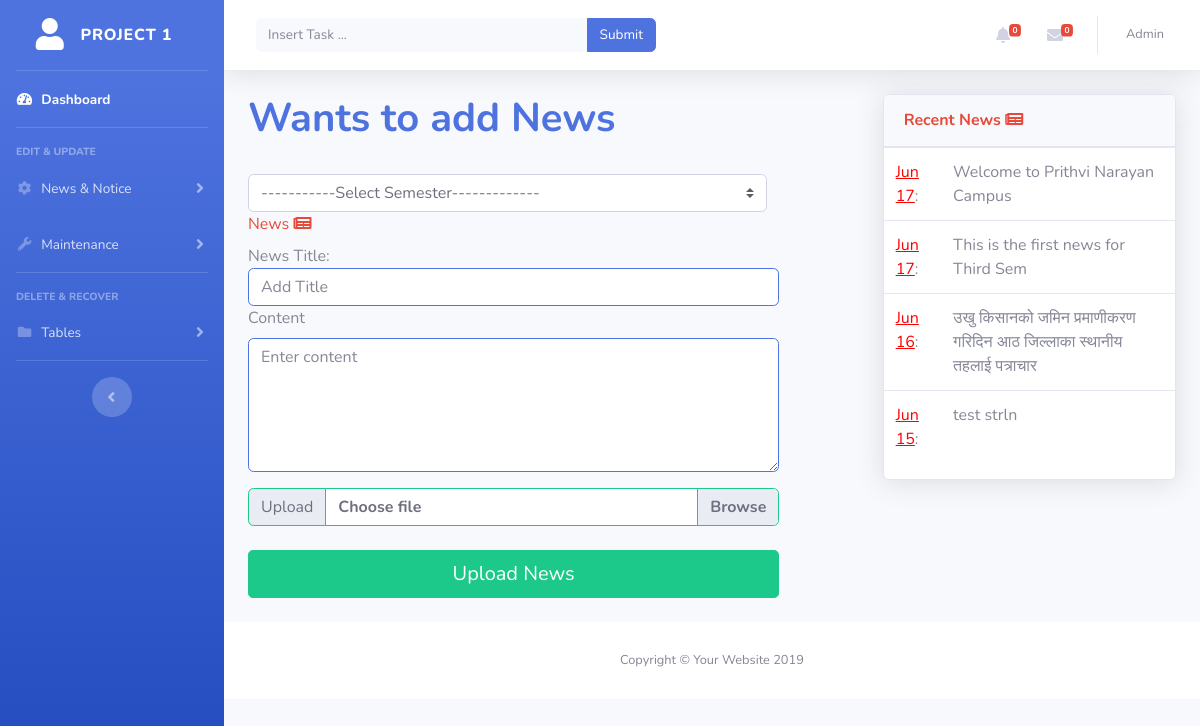
Screenshot of /admin_panel/addNews.php (signed in) with the database file from the repository.
### tables this page shows
CREATE TABLE `news_table` (
  `news_id` int(11) NOT NULL,
  `title` longtext NOT NULL,
  `content` longtext NOT NULL,
  `semester` varchar(255) NOT NULL,
  `date` timestamp NOT NULL DEFAULT current_timestamp() ON UPDATE current_timestamp(),
  `file` varchar(255) DEFAULT NULL,
  `value` int(11) NOT NULL
);

### admin_panel/addNews.php (the view, shortened to what this page needs)
<?php include"includes/header.php";
include"includes/config.php";
?>
<div class="container">
  <div class="row">
    <?php if(isset($_GET['EditNews'])){
      $id = $_GET['id'];
      $sql = "SELECT * FROM `news_table` WHERE news_id = $id and value=1";
            $result = mysqli_query($conn, $sql);
            $news = mysqli_fetch_all($result, MYSQLI_ASSOC);
     ?>
     <?php foreach($news as $news) ?>
    <div class="col-md-7">
    <h1 class="font-weight-bold text-primary" style="">Wants to Edit News</h1><br>
    <form enctype="multipart/form-data" action="<?php echo htmlspecialchars($_SERVER['PHP_SELF']);?>" method="post">
                <div class="form-group">
                  <input type="hidden" name="id" value="<?php echo $id; ?>">
                    <div class="form-check form-check-inline col-md-12">
                        <select class="custom-select none" name="semester"id="semester">
                        <option value="<?php echo $news['semester']; ?>" selected><?php echo $news['semester']; ?></option>
                                  <?php
                        include "includes/config.php";
                                $sql = "SELECT * FROM semester where value=1";
                                $result = mysqli_query($conn, $sql);
                                if(mysqli_num_rows($result)>0) {
                                  while($row=mysqli_fetch_array($result)) {
                                    $sem_id = $row['sem_id'];
                                   $semester = $row['semester'];
                                    ?>
                      <option value="<?php echo"$semester";?>"><?php echo "$semester"; ?></option>
                        <?php
                      }
                    }else{
                      echo "";
                    }
                         ?>
                      </select>
                    </div><br>
                    <label for="comment" class="text-danger">News <i class="fas fs-fw fa-newspaper"></i></label><br>
                     News Title:
                     <input class="form-control border border-primary" name="title" placeholder="Add Title" value="<?php echo $news['title']; ?>">
                      <div class="form-group">
                        <label for="details">Content</label>
                        <textarea type="text" class="form-control border border-primary" name="content" placeholder="Enter content" rows="5" id="content"><?php echo $news['content']; ?></textarea>
                      </div>
                 </div>
                  <div class="input-group">
                      <div class="input-group-prepend">
                          <span class="input-group-text border border-success" id="inputGroupFileAddon01">Upload</span>
                      </div>
                      <div class="custom-file">
                          <input type="file" class="custom-file-input" id="inputGroupFile01" aria-describedby="inputGroupFileAddon01" name="file">
                          <label class="custom-file-label font-weight-bold border border-success" for="inputGroupFile01">Choose file</label>
                      </div>
                  </div><br>
                  <input type="submit" value="Update News" name="Update" class="btn btn-success btn-lg btn-block">
                  <br>
            </div>
          <?php }else{ ?>
            <div class="col-md-7">
    <h1 class="font-weight-bold text-primary" style="">Wants to add News</h1><br>
    <form enctype="multipart/form-data" action="<?php echo htmlspecialchars($_SERVER['PHP_SELF']);?>" method="post">
                <div class="form-group">
                    <div class="form-check form-check-inline col-md-12">
                        <select class="custom-select none" name="semester"id="semester">
                        <option selected value="" class="text-white">-----------Select Semester-------------</option>
                      </select>
                    </div><br>
                    <label for="comment" class="text-danger">News <i class="fas fs-fw fa-newspaper"></i></label><br>
                     News Title:
                     <input class="form-control border border-primary" name="title" placeholder="Add Title">
                      <div class="form-group">
                        <label for="details">Content</label>
                        <textarea type="text" class="form-control border border-primary" name="content" placeholder="Enter content" rows="5" id="content"></textarea>
                      </div>
                 </div>
                  <div class="input-group">
                      <div class="input-group-prepend">
                          <span class="input-group-text border border-success" id="inputGroupFileAddon01">Upload</span>
                      </div>
                      <div class="custom-file">
                          <label class="custom-file-label font-weight-bold border border-success" for="inputGroupFile01">Choose file</label>
                      </div>
                  </div><br>
                  <input type="submit" value="Upload News" name="save" class="btn btn-success btn-lg btn-block">
                  <br>
            </div>
<?php } ?>
            <div class="col-md-1"></div>
            <div class="col-md-4">
                  <div class="card shadow mb-4">
                      <div class="card-header py-3">
                          <h6 class="m-0 font-weight-bold text-danger">Recent News&nbsp;<i class="fas fs-fw fa-newspaper"></i></h6>
                      </div>
                    <div class="">
                        <div class="table-responsive">
                            <table class="table" width="100%" cellspacing="0">
                                    <?php
                  include "includes/config.php";
                  $sql = "SELECT * FROM news_table where value=1 order by date desc LIMIT 8";
                  $result = mysqli_query($conn, $sql);
                  if(mysqli_num_rows($result)>0) {
                    while($row=mysqli_fetch_array($result)) {
                     $title = $row['title'];
                     $date = $row['date'];
                      $current = explode(" ",$date);
                      $d = date("M d", strtotime($current[0]));
                      $dte = explode(" ", $d);
                      $month = $dte[0];
                      $day = $dte[1];
                      ?>
                                        <tr>
                                          <td><u style="color:red"><?php echo $month." ".$day; ?></u>:</td> <td><?php echo $title; ?></td>
                                        </tr>
                                    <?php
                    }
                  } else {
                    echo "";
                  }
                  ?>
                                </table>
                            </div>
                        </div>
                    </div>
              </div>
  </div>
</div>
     <?php include'includes/footer.php'?>

### rows the page displays
news_table: date "Jun", date "17", title "Welcome to Prithvi Narayan Campus"
news_table: date "Jun", date "17", title "This is the first news for Third Sem"
news_table: date "Jun", date "16", title "उखु किसानको जमिन प्रमाणीकरण गरिदिन आठ जिल्लाका स्थानीय तहलाई पत्राचार"
news_table: date "Jun", date "15", title "test strln"
